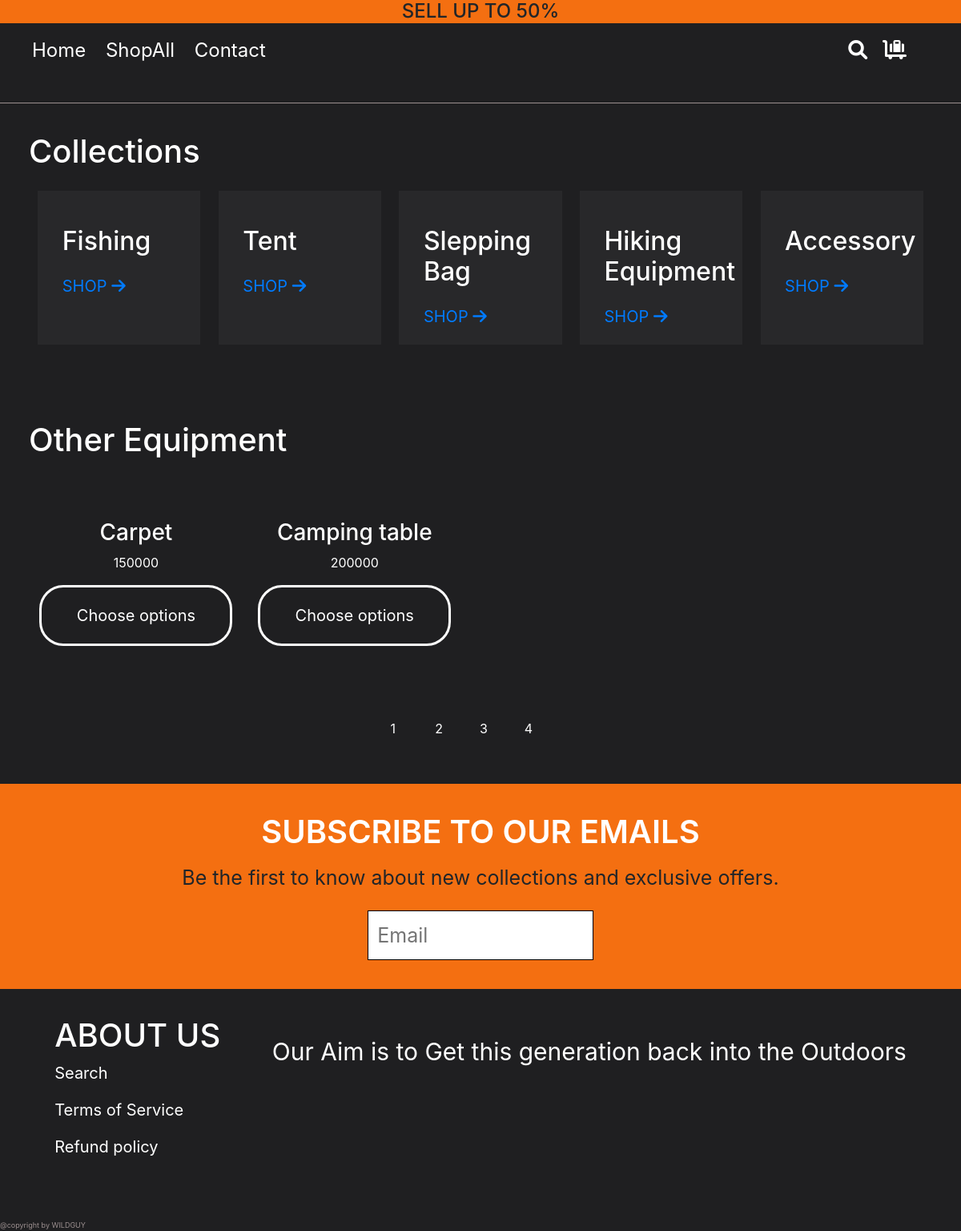
/CDIO2/Views/Other Equipment/Other_Equipment.php, run on the app's committed database.
### tables this page shows
CREATE TABLE `other_equipment` (
  `Id` int(11) NOT NULL,
  `Image` varchar(255) NOT NULL,
  `Name` varchar(255) NOT NULL,
  `Price` double NOT NULL,
  `Description` varchar(255) DEFAULT NULL
);

### CDIO2/Models/Other_EquipmentDB.php (called while the page is built, shortened)
<?php
include 'connectDb.php';
function getAllOther_Equipment(){
    global $db;
    $products = $db->query("select * from `other_equipment`");
    return $products;
}
?>

### CDIO2/Views/Other Equipment/Other_Equipment.php (the view, shortened to what this page needs)
<?php
require_once('../../Models/Other_EquipmentDB.php');
$products = getAllOther_Equipment();
?>
<!DOCTYPE html>
<html lang="en">
<head>
    <link rel="stylesheet" href="../../fontawesome-free-6.1.1-web/css/all.min.css">
    <link rel="stylesheet" href="../../style.css">
    <link rel="stylesheet" href="https://cdn.jsdelivr.net/npm/bootstrap@4.6.1/dist/css/bootstrap.min.css">
</head>
</head>
<body>
    <div class="total_page">
        <div class="header">
            <div class="container-fluid text-center">
                <h4>SELL UP TO 50% </h4>
            </div>
        </div>
        <div class="content">
            <div class="content_menu">
                <nav class="navbar navbar-expand-lg   navbar-dark ">
                    <div class="collapse navbar-collapse " id="collapsibleNavbar">
                            <ul class="navbar-nav">
                                <li class="nav-item">
                                    <a class="nav-link " href="../Home/Home.php">Home</a>
                                </li>
                                <li class="nav-item">
                                    <a class="nav-link " href="../../index.php?page=fishing">ShopAll</a>
                                </li>
                                <li class="nav-item">
                                    <a class="nav-link " href="../Contact/Contact.php">Contact</a>
                                </li>
                            </ul>
                    </div>
                    <div class="collapse navbar-collapse justify-content-end" style="padding-right: 4%;"
                        id="collapsibleNavbar">
                        <ul class="navbar-nav">
                            <li class="nav-item">
                                <a class="nav-link " href="#">
                                    <i class="fa-solid fa-magnifying-glass"></i>
                                </a>
                            </li>
                            <li class="nav-item">
                                <a class="nav-link " href="../Cart/Cart.php">
                                    <i class="fa-solid fa-cart-flatbed-suitcase"></i>
                                </a>
                            </li>
                        </ul>
                    </div>
                </nav>
            </div>
            <div class="collection">
                <h1>Collections</h1>
                <ul>
                <li class="collection-item">
                        <div class="collection-content">
                            <h2>Fishing</h2>
                            <div class="shop">
                                <a href="../../index.php?page=fishing" class="hv">
                                    SHOP
                                    <i class="fa-solid fa-arrow-right"></i>
                                </a>
                            </div>
                        </div>
                    </li>
                    <li class="collection-item">
                        <div class="collection-content">
                            <h2>Tent</h2>
                            <div class="shop">
                                <a href="../../index.php?page=tent" class="hv">
                                    SHOP
                                    <i class="fa-solid fa-arrow-right"></i>
                                </a>
                            </div>
                        </div>
                    </li>
                    <li class="collection-item">
                        <div class="collection-content">
                            <h2>Slepping Bag</h2>
                            <div class="shop">
                                <a href="../../index.php?page=sleeping_bag" class="hv">
                                    SHOP
                                    <i class="fa-solid fa-arrow-right"></i>
                                </a>
                            </div>
                        </div>
                    </li>
                    <li class="collection-item">
                        <div class="collection-content">
                            <h2>Hiking Equipment</h2>
                            <div class="shop">
                                <a href="../../index.php?page=hiking_equipment" class="hv">
                                    SHOP
                                    <i class="fa-solid fa-arrow-right"></i>
                                </a>
                            </div>
                        </div>
                    </li>
                    <li class="collection-item">
                        <div class="collection-content">
                            <h2>Accessory</h2>
                            <div class="shop">
                                <a href="../../index.php?page=other_equipment" class="hv">
                                    SHOP
                                    <i class="fa-solid fa-arrow-right"></i>
                                </a>
                            </div>
                        </div>
                    </li>
                </ul>
            </div>
            <div class="fishing">
                <h1>Other Equipment</h1>
                <div class="fish-item">
                    <div class="body__content content__section">
                        <tbody>
                            <?php foreach ($products as $product) : ?>
                                <div class="cols col__4">
                                    <h3 class="prd__name"><?php echo $product['Name'] ?></h3>
                                    <p class="prd_price"><?php echo $product['Price'] ?></p>
                                    <button  class="prd__btn">
                                        <a href="./OT_detail.php?id=<?php echo $product['Id'] ?>" class="a_color">Choose options</a>
                                    </button>
                                </div>
                            <?php endforeach; ?>
                        </tbody>
                    </div>
                    <div class="pagination">
                        <ul>
                            <li>1</li>
                            <li>2</li>
                            <li>3</li>
                            <li>4</li>
                        </ul>
                    </div>
                </div>
            </div>
            <div class="subcribe">
                <div class="subcribe-content">
                    <h1>SUBSCRIBE TO OUR EMAILS</h1>
                    <p>Be the first to know about new collections and exclusive offers.</p>
                    <input type="email" placeholder="Email" name="text2">
                </div>
            </div>
        </div>
        <div class="footer">
            <div class="left">
                <h1>ABOUT US</h1>
                <p>Search</p>
                <p>Terms of Service</p>
                <p>Refund policy</p>
            </div>
            <div class="right">
                <div class="right-text">
                    <p>Our Aim is to Get this generation back into the Outdoors</p>
                </div>
            </div>
        </div>
        <div class="copyright">@copyright by WILDGUY</div>
    </div>
</body>
</html>

### CDIO2/style.css (style rules this page uses)
* { margin: 0; padding: 0; list-style: none; text-decoration: none; }
.header .container-fluid { background-color: #f46f11; }
h1 { color: white; }
.content_menu { height: 100px; border-bottom: 1px solid #9b8f8f; }
.content { background-color: #1f1f21; }
.content_menu { background-color: #1f1f21; margin-top: -8px; }
.navbar-nav .nav-item { font-size: 24px; padding-right: 3%; }
.collapse ul.navbar-nav li.nav-item a { color: white; }
.collection { width: 94%; margin: 3% 3%; }
.collection h1 { color: white; }
.collection ul { display: flex; justify-content: space-around; margin-top: 25px; }
.collection-item { width: 18%; color: white; background-color: #28282a; }
.collection-content { padding: 10% 15%; }
.collection-content .shop { margin-top: 15%; color: yellow; font-size: 20px; }
.fishing { width: 99%; padding: 3% 3%; height: 100%; }
.fishing h1 { padding-top: 2%; padding-bottom: 3%; color: white; }
.fish-item ul { margin-top: 5%; width: 100%; }
.fish-item ul li { width: calc(96% / 4); color: white; float: left; margin-bottom: 5px; margin-right: 5px; margin-left: 5px; }
.pagination { width: 20%; margin: 0 auto; margin-top: 6%; color: white; }
.pagination ul { width: 100%; display: flex; justify-content: space-around; }
.subcribe { background-color: #f46f11; }
.subcribe-content { padding: 3%; text-align: center; line-height: 2; }
.subcribe-content h1 { font-size: 40px; font-weight: 600; }
.subcribe-content p { font-size: 25px; }
.subcribe-content input { background-color: #ffffff; border: 1px solid black; width: 25%; line-height: 2.4; font-size: 25px; padding-left: 1%; }
.footer { background-color: #1f1f21; color: white; padding-bottom: 5%; padding-left: 3%; padding-right: 3%; display: flex; justify-content: space-around; }
.left { padding-top: 3%; font-size: 20px; }
.right-text { padding-top: 7%; font-size: 30px; }
.copyright { background-color: #1f1f21; color: #9b8f8f; font-size: xx-small; }

### CDIO2/Views/Other Equipment/Other_Equipment.php (style rules this page uses)
.content__section { width: 100%; max-width: 100%; margin-left: auto; margin-right: auto; }
.cols { float: left; }
.col__4 { display: inline-block; width: 24%; margin-top: 10px; margin-right: 5px; text-align: center; }
.prd__name, .prd_price { color: white; }
.prd__btn { width: 90%; line-height: 3.5; border-radius: 30px; background-color: #1f1f21; color: white; border: 3px solid white; margin-bottom: 5%; }
.a_color { color: white; font-size: 20px; }

### data on the page
other_equipment: Name "Carpet", Price "150000"
other_equipment: Name "Camping table", Price "200000"
